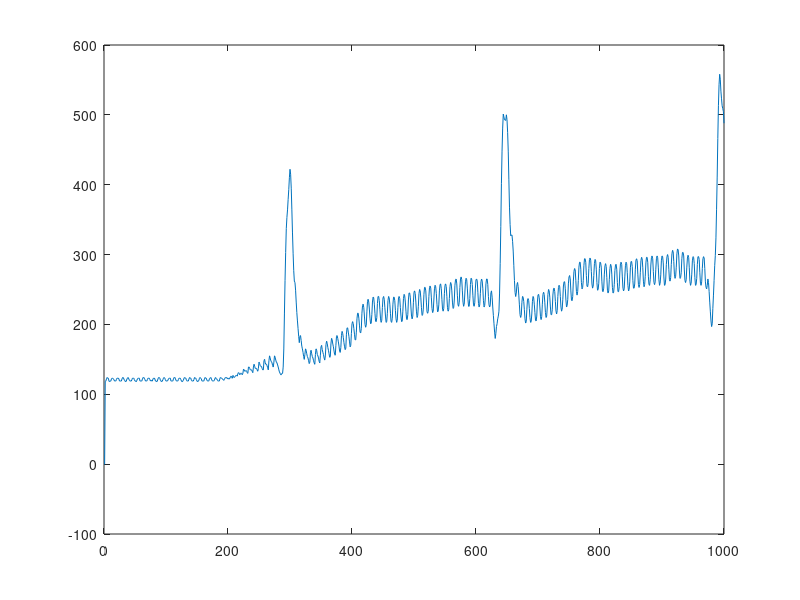
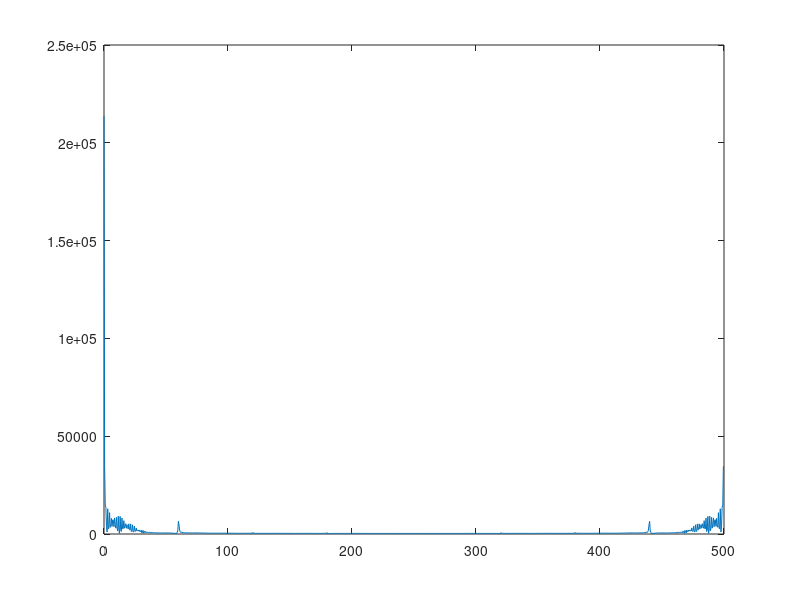

These charts were generated, in order, by the following MATLAB code:
load("data_plus_notch.mat");
fs=500;
a = fir1(2,[0.20,0.28],'stop');
y2 = filter(a,1,disbuff);
figure(1)
plot(y2);

final=abs(fft(y2));
figure(2);
plot((0:999)*fs/1000,final);